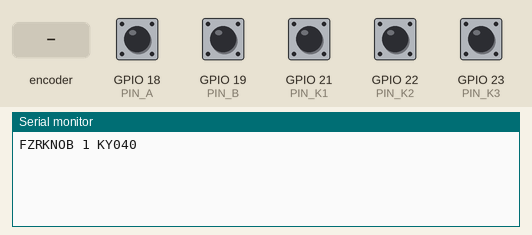
Recording of a sketch running on a simulated ESP32. Parts: the last lines printed to the serial monitor. The inputs (shaded band) are chosen by the test bench; at power-on: GPIO 18 (PIN_A), GPIO 19 (PIN_B), GPIO 21 (PIN_K1), GPIO 22 (PIN_K2), GPIO 23 (PIN_K3) HIGH.

Above: at 1.2 s.
1.3 s: rotary encoder on GPIO 18 (PIN_A) / GPIO 19 (PIN_B) turned 1 step (first pin leading)
At 2.6 s:
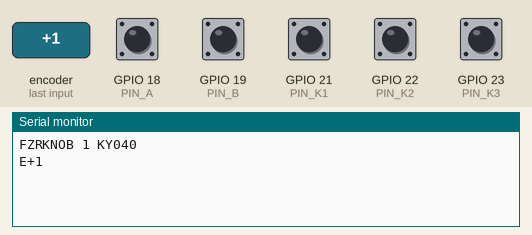
3.0 s: GPIO 21 (PIN_K1) pulled LOW for 0.15 s
At 3.9 s:
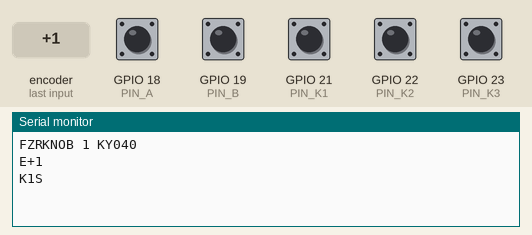
4.6 s: GPIO 22 (PIN_K2) pulled LOW for 1 s
At 6.1 s:
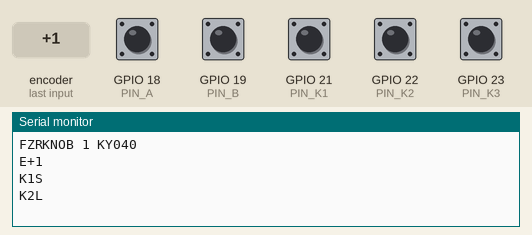
7.1 s: GPIO 23 (PIN_K3) pulled LOW for 0.15 s
At 8.2 s:
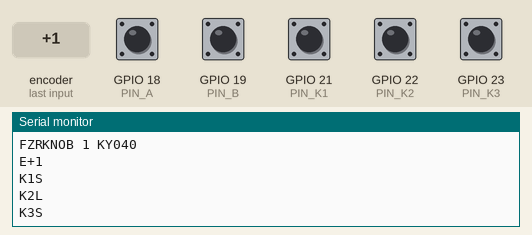
8.7 s: GPIO 21 (PIN_K1) pulled LOW for 1 s
At 10.4 s:
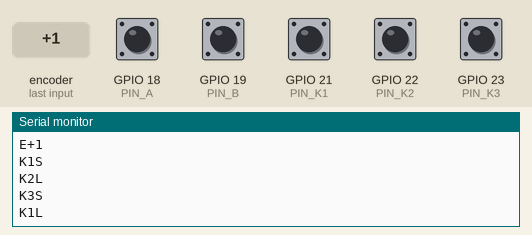
11.2 s: GPIO 22 (PIN_K2) pulled LOW for 0.15 s
At 12.5 s:
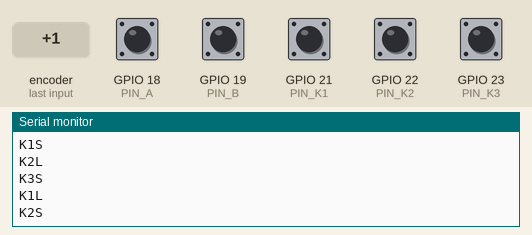

Measured:
- after the input at 1.3 s, the serial monitor: prints a new line after 0.08 s (image 1)
- after the input at 3.0 s, the serial monitor: prints a new line after 0.15 s (image 2)
- after the input at 4.6 s, the serial monitor: prints a new line after 0.60 s (image 3)
- after the input at 7.1 s, the serial monitor: prints a new line after 0.15 s (image 4)
- after the input at 8.7 s, the serial monitor: prints a new line after 0.60 s (image 5)
- after the input at 11.2 s, the serial monitor: prints a new line after 0.15 s (image 6)

The sketch:

manopola_esp32.ino
```cpp
/*
  Manopola di sintonia per FZR SDR — ESP32 + encoder rotativo, collegata al PC con la USB (porta COM).

  Scheda: ESP32 Dev Module (DevKit con CP2102 o CH340). Nessuna libreria da installare.
  Arduino IDE: Strumenti → Scheda → esp32 → "ESP32 Dev Module", poi Carica.

  ENCODER (scegli sotto con TIPO_ENCODER):
    KY040   modulo per Arduino, 20 scatti/giro, con pulsante.
            + → 3V3 (NON 5V)   GND → GND   CLK → GPIO 18   DT → GPIO 19   SW → GPIO 21
    OTTICO  encoder ottico 600 impulsi/giro (es. LPD3806-600BM), open collector.
            rosso → VIN (5 V della USB)   nero → GND   verde (A) → GPIO 18   bianco (B) → GPIO 19
            pull-up da 2,2 kΩ fra GPIO 18 e 3V3 e fra GPIO 19 e 3V3 (mai verso i 5 V)
            il pulsante "passo" va messo a parte su GPIO 21 (verso GND)

  TASTI IN PIÙ (facoltativi, pulsante normalmente aperto verso GND, pull-up interno):
    GPIO 22 → K2 = blocca / sblocca il DX (🔒)
    GPIO 23 → K3 = la manopola passa da VFO A a VFO B e viceversa

  Protocollo verso il PC (115200 baud, una riga per messaggio):
    FZRKNOB 1 <tipo>   presentazione, all'avvio e quando il PC manda "?"
    E+3 / E-1          scatti girati dall'ultimo invio (al massimo uno ogni 10 ms)
    K1S / K1L          tasto 1 premuto breve / tenuto premuto (K2, K3 allo stesso modo)
  Verso, passo e accelerazione li decide FZR SDR: qui si contano solo gli scatti.
*/

#include <soc/soc.h>
#include <soc/gpio_reg.h>

#define KY040  1
#define OTTICO 2

// ======== scegli qui ========
#define TIPO_ENCODER  KY040
#define DIVISORE_OTTICO 24      // solo OTTICO: 2400 conteggi/giro ÷ 24 = 100 scatti/giro
// ============================

const int PIN_A  = 18;
const int PIN_B  = 19;
const int PIN_K1 = 21;          // pulsante dell'encoder: passo (breve), VFO A/B (lungo)
const int PIN_K2 = 22;          // facoltativo: blocco DX
const int PIN_K3 = 23;          // facoltativo: VFO A/B

const uint32_t INVIO_MS   = 10;   // ogni quanto mandare gli scatti accumulati
const uint32_t ANTIRIMB_MS = 25;  // antirimbalzo dei tasti
const uint32_t LUNGO_MS   = 600;  // pressione lunga

volatile int32_t conteggio = 0;
portMUX_TYPE mux = portMUX_INITIALIZER_UNLOCKED;

static inline uint8_t leggiAB() {
  uint32_t r = REG_READ(GPIO_IN_REG);                 // GPIO 0–31 in un colpo solo, anche dentro l'interrupt
  return (((r >> PIN_A) & 1) << 1) | ((r >> PIN_B) & 1);
}

#if TIPO_ENCODER == KY040
// Tabella "a passo intero" (Ben Buxton): conta uno scatto solo quando il ciclo A/B è completo e valido.
// I rimbalzi dei contatti fanno avanti e indietro fra stati vicini e non contano nulla.
#define DIR_CW  0x10
#define DIR_CCW 0x20
#define R_START     0x0
#define R_CW_FINAL  0x1
#define R_CW_BEGIN  0x2
#define R_CW_NEXT   0x3
#define R_CCW_BEGIN 0x4
#define R_CCW_FINAL 0x5
#define R_CCW_NEXT  0x6
const uint8_t TAB[7][4] = {
  {R_START,    R_CW_BEGIN,  R_CCW_BEGIN, R_START},
  {R_CW_NEXT,  R_START,     R_CW_FINAL,  R_START | DIR_CW},
  {R_CW_NEXT,  R_CW_BEGIN,  R_START,     R_START},
  {R_CW_NEXT,  R_CW_BEGIN,  R_CW_FINAL,  R_START},
  {R_CCW_NEXT, R_START,     R_CCW_BEGIN, R_START},
  {R_CCW_NEXT, R_CCW_FINAL, R_START,     R_START | DIR_CCW},
  {R_CCW_NEXT, R_CCW_FINAL, R_CCW_BEGIN, R_START},
};
volatile uint8_t stato = R_START;

void IRAM_ATTR suEncoder() {
  uint8_t s = TAB[stato & 0x0f][leggiAB()];
  stato = s;
  portENTER_CRITICAL_ISR(&mux);
  if (s & DIR_CW)  conteggio++;
  if (s & DIR_CCW) conteggio--;
  portEXIT_CRITICAL_ISR(&mux);
}
#else
// Quadratura ×4: ogni fronte di A o di B vale un conteggio (2400 per giro con 600 impulsi).
const int8_t Q4[16] = {0, -1, 1, 0, 1, 0, 0, -1, -1, 0, 0, 1, 0, 1, -1, 0};
volatile uint8_t vecchio = 0;

void IRAM_ATTR suEncoder() {
  uint8_t n = leggiAB();
  int8_t d = Q4[(vecchio << 2) | n];
  vecchio = n;
  portENTER_CRITICAL_ISR(&mux);
  conteggio += d;
  portEXIT_CRITICAL_ISR(&mux);
}
#endif

struct Tasto {
  int pin;
  char nome;
  bool giu;             // premuto (stabile)
  bool lungoFatto;
  uint32_t tCambio, tGiu;
};
Tasto tasti[] = {{PIN_K1, '1'}, {PIN_K2, '2'}, {PIN_K3, '3'}};

void presentati() {
  Serial.println(TIPO_ENCODER == KY040 ? "FZRKNOB 1 KY040" : "FZRKNOB 1 OTTICO");
}

void setup() {
  Serial.begin(115200);
  pinMode(PIN_A, INPUT_PULLUP);
  pinMode(PIN_B, INPUT_PULLUP);
  for (auto &t : tasti) pinMode(t.pin, INPUT_PULLUP);
#if TIPO_ENCODER == OTTICO
  vecchio = leggiAB();
#endif
  attachInterrupt(digitalPinToInterrupt(PIN_A), suEncoder, CHANGE);
  attachInterrupt(digitalPinToInterrupt(PIN_B), suEncoder, CHANGE);
  delay(50);
  presentati();
}

void leggiTasti(uint32_t ora) {
  for (auto &t : tasti) {
    bool g = digitalRead(t.pin) == LOW;
    if (g != t.giu) {
      if (ora - t.tCambio < ANTIRIMB_MS) continue;
      t.tCambio = ora;
      t.giu = g;
      if (g) {
        t.tGiu = ora;
        t.lungoFatto = false;
      } else if (!t.lungoFatto) {
        Serial.printf("K%cS\n", t.nome);              // rilasciato prima del tempo lungo: breve
      }
    } else if (g && !t.lungoFatto && ora - t.tGiu >= LUNGO_MS) {
      t.lungoFatto = true;                             // lungo: si manda subito, senza aspettare il rilascio
      Serial.printf("K%cL\n", t.nome);
    }
  }
}

void loop() {
  static uint32_t tInvio = 0;
  static int32_t resto = 0;
  uint32_t ora = millis();

  while (Serial.available()) {
    if (Serial.read() == '?') presentati();
  }

  if (ora - tInvio >= INVIO_MS) {
    tInvio = ora;
    portENTER_CRITICAL(&mux);
    int32_t c = conteggio;
    conteggio = 0;
    portEXIT_CRITICAL(&mux);
#if TIPO_ENCODER == OTTICO
    resto += c;
    c = resto / DIVISORE_OTTICO;                       // scatti interi; il resto aspetta il giro dopo
    resto -= c * DIVISORE_OTTICO;
#endif
    if (c) Serial.printf("E%+ld\n", (long)c);
  }

  leggiTasti(ora);
  delay(1);
}
```
